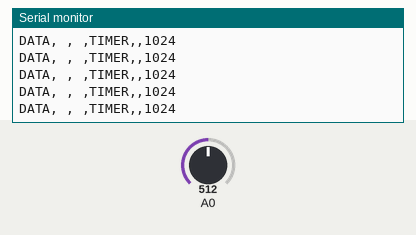
Bench run of a sketch on a simulated Arduino Uno, built with avr-gcc and run on an emulated ATmega328P. Parts: the last lines printed to the serial monitor. The test bench sets the inputs (shaded band); at power-on: A0 = 512.

Above: at 1.2 s.
1.3 s: A0 set to 716
At 1.9 s:
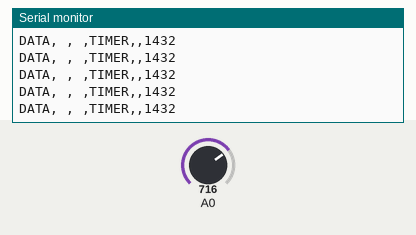
2.8 s: A0 set to 900
At 3.9 s:
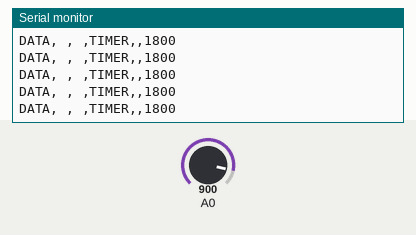
Timing chart, 0 to 5.8 s (numbered marks = the images above; inputs shaded):
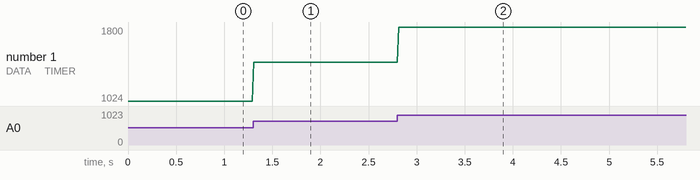

Measured:
- after the input at 1.3 s, the serial monitor: prints a new line at once (image 1)
- after the input at 2.8 s, the serial monitor: prints a new line at once (image 2)
- plotted number 1: 1024 → 1432 after the input at 1.3 s, 1432 → 1800 after the input at 2.8 s

The sketch:

Grove_EMG_detector_demo_code1.ino
```cpp
// Grove - EMG Sensor demo code


int max_analog_dta      = 300;              // max analog data
int min_analog_dta      = 100;              // min analog data
int static_analog_dta   = 0;                // static analog data


// get analog value

int getAnalog(int A0)
{
    long sum = 0;
    for(int i=0; i<2; i++)
    {
      sum += analogRead(A0);
    }
    return sum;
}

void setup()
{
    Serial.begin(2000000);

    //long sum = 0;

    //for(int i=0; i<=10; i++)
    //{
    //    for(int j=0; j<100; j++)
    //    {
    //        sum += getAnalog(A0);
    //        delay(8);
    //    }
    //}
    //sum /= 1100;
    //static_analog_dta = sum;

    //Serial.print("static_analog_dtaQAQ = ");
    //Serial.println(static_analog_dta);
    Serial.println("CLEARSHEET"); // clears sheet starting at row 1
    Serial.println("LABEL,Date,Time,Timer,Counter,A0");
}

int i=0;
void loop()
{

       int val = getAnalog(A0);                    // get Analog value
       Serial.print("DATA, , ,TIMER,");
       //Serial.print(i++);
       Serial.print(",");
       Serial.println(val);    //印出A0的數值
       delay(16);

}
```
